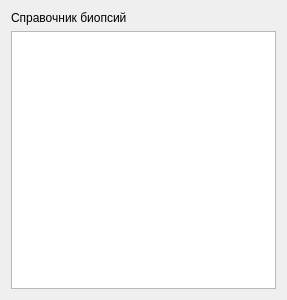
<?xml version="1.0" encoding="UTF-8"?>
<ui version="4.0">
 <class>Form</class>
 <widget class="QWidget" name="Form">
  <property name="geometry">
   <rect>
    <x>0</x>
    <y>0</y>
    <width>287</width>
    <height>300</height>
   </rect>
  </property>
  <property name="windowTitle">
   <string>Form</string>
  </property>
  <layout class="QGridLayout" name="gridLayout">
   <item row="0" column="0">
    <widget class="QLabel" name="label">
     <property name="text">
      <string>Справочник биопсий</string>
     </property>
    </widget>
   </item>
   <item row="1" column="0">
    <widget class="QTableView" name="table"/>
   </item>
  </layout>
 </widget>
 <resources/>
 <connections/>
</ui>
